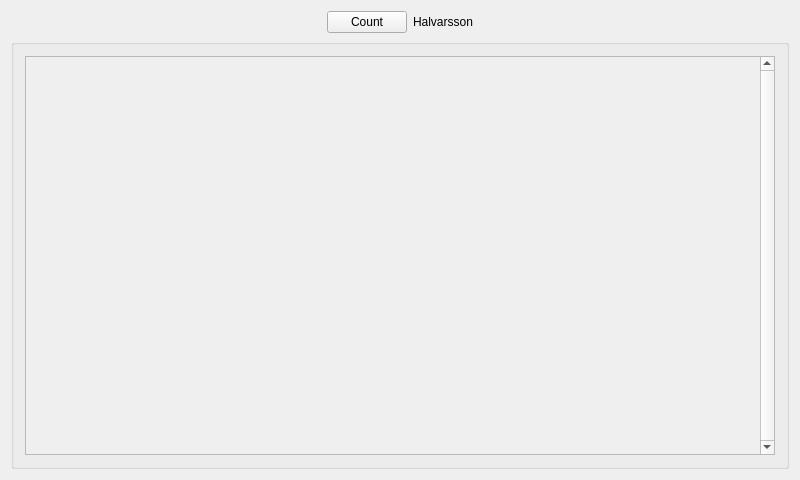
<?xml version="1.0" encoding="UTF-8"?>
<ui version="4.0">
 <class>Halvarsson_client</class>
 <widget class="QMainWindow" name="Halvarsson_client">
  <property name="geometry">
   <rect>
    <x>0</x>
    <y>0</y>
    <width>800</width>
    <height>480</height>
   </rect>
  </property>
  <property name="sizePolicy">
   <sizepolicy hsizetype="Preferred" vsizetype="Preferred">
    <horstretch>0</horstretch>
    <verstretch>0</verstretch>
   </sizepolicy>
  </property>
  <property name="maximumSize">
   <size>
    <width>16777215</width>
    <height>700</height>
   </size>
  </property>
  <property name="windowTitle">
   <string>Halvarsson_client</string>
  </property>
  <widget class="QWidget" name="centralWidget">
   <property name="maximumSize">
    <size>
     <width>16777215</width>
     <height>800</height>
    </size>
   </property>
   <layout class="QVBoxLayout" name="verticalLayout">
    <property name="sizeConstraint">
     <enum>QLayout::SetMinAndMaxSize</enum>
    </property>
    <item>
     <layout class="QGridLayout" name="gridLayout">
      <item row="0" column="3">
       <spacer name="horizontalSpacer_3">
        <property name="orientation">
         <enum>Qt::Horizontal</enum>
        </property>
        <property name="sizeHint" stdset="0">
         <size>
          <width>40</width>
          <height>20</height>
         </size>
        </property>
       </spacer>
      </item>
      <item row="0" column="0">
       <spacer name="horizontalSpacer_2">
        <property name="orientation">
         <enum>Qt::Horizontal</enum>
        </property>
        <property name="sizeHint" stdset="0">
         <size>
          <width>40</width>
          <height>20</height>
         </size>
        </property>
       </spacer>
      </item>
      <item row="0" column="2">
       <widget class="QLabel" name="label">
        <property name="text">
         <string>Halvarsson</string>
        </property>
       </widget>
      </item>
      <item row="0" column="1">
       <widget class="QPushButton" name="count">
        <property name="text">
         <string>Count</string>
        </property>
       </widget>
      </item>
     </layout>
    </item>
    <item>
     <widget class="QGroupBox" name="Thisname">
      <layout class="QVBoxLayout" name="view">
       <property name="sizeConstraint">
        <enum>QLayout::SetDefaultConstraint</enum>
       </property>
       <item>
        <widget class="QScrollArea" name="Tables">
         <property name="sizePolicy">
          <sizepolicy hsizetype="Expanding" vsizetype="Expanding">
           <horstretch>0</horstretch>
           <verstretch>0</verstretch>
          </sizepolicy>
         </property>
         <property name="autoFillBackground">
          <bool>false</bool>
         </property>
         <property name="verticalScrollBarPolicy">
          <enum>Qt::ScrollBarAlwaysOn</enum>
         </property>
         <property name="sizeAdjustPolicy">
          <enum>QAbstractScrollArea::AdjustToContents</enum>
         </property>
         <property name="widgetResizable">
          <bool>true</bool>
         </property>
         <widget class="QWidget" name="area">
          <property name="enabled">
           <bool>true</bool>
          </property>
          <property name="geometry">
           <rect>
            <x>0</x>
            <y>0</y>
            <width>743</width>
            <height>409</height>
           </rect>
          </property>
          <property name="layoutDirection">
           <enum>Qt::LeftToRight</enum>
          </property>
          <layout class="QVBoxLayout" name="verticalLayout_2">
           <property name="sizeConstraint">
            <enum>QLayout::SetMinAndMaxSize</enum>
           </property>
           <item>
            <layout class="QVBoxLayout" name="tVBox">
             <property name="spacing">
              <number>6</number>
             </property>
             <property name="sizeConstraint">
              <enum>QLayout::SetMinAndMaxSize</enum>
             </property>
            </layout>
           </item>
          </layout>
         </widget>
        </widget>
       </item>
      </layout>
     </widget>
    </item>
   </layout>
  </widget>
 </widget>
 <layoutdefault spacing="6" margin="11"/>
 <resources/>
 <connections/>
</ui>
